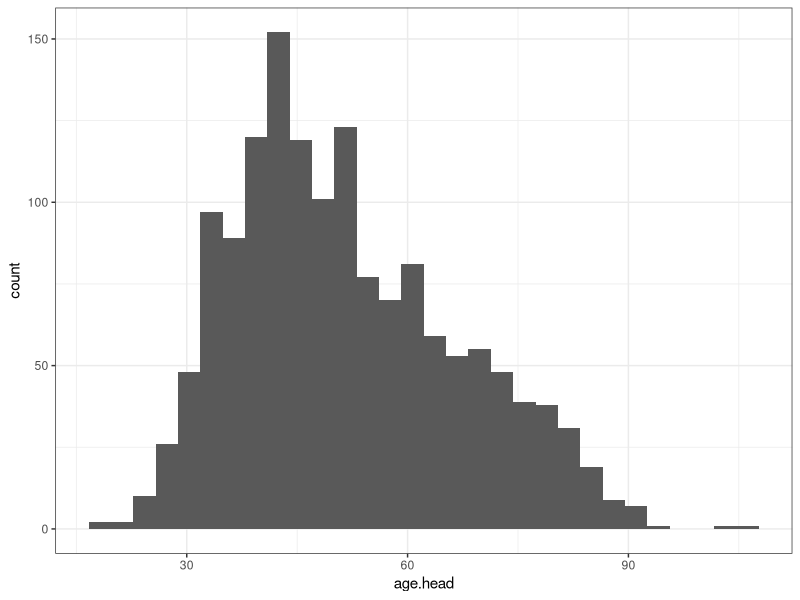
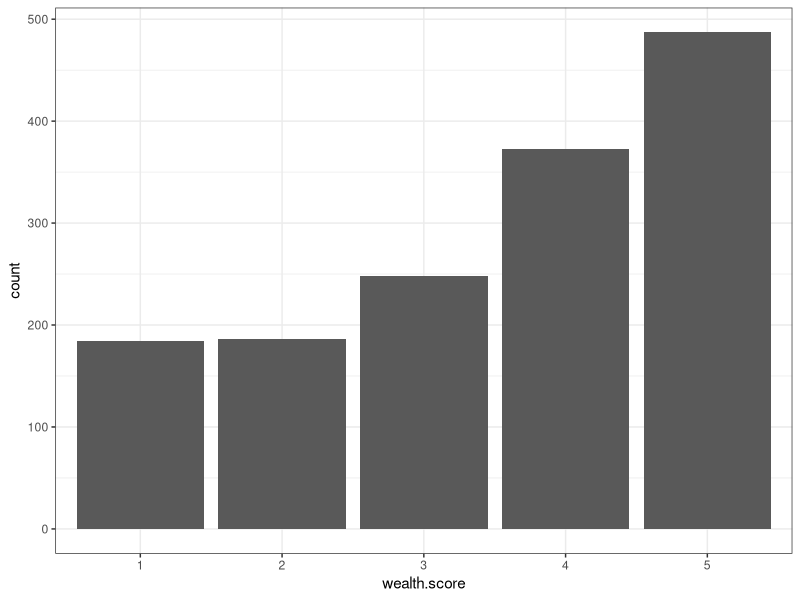
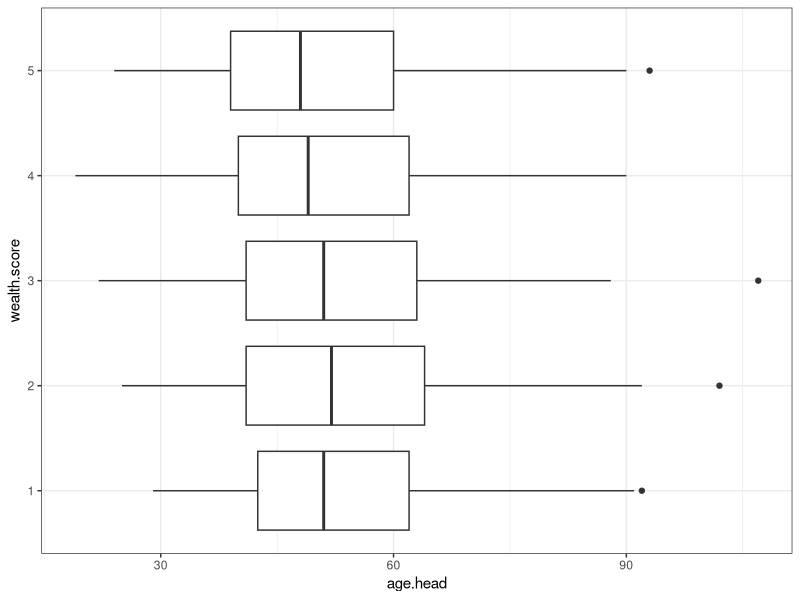
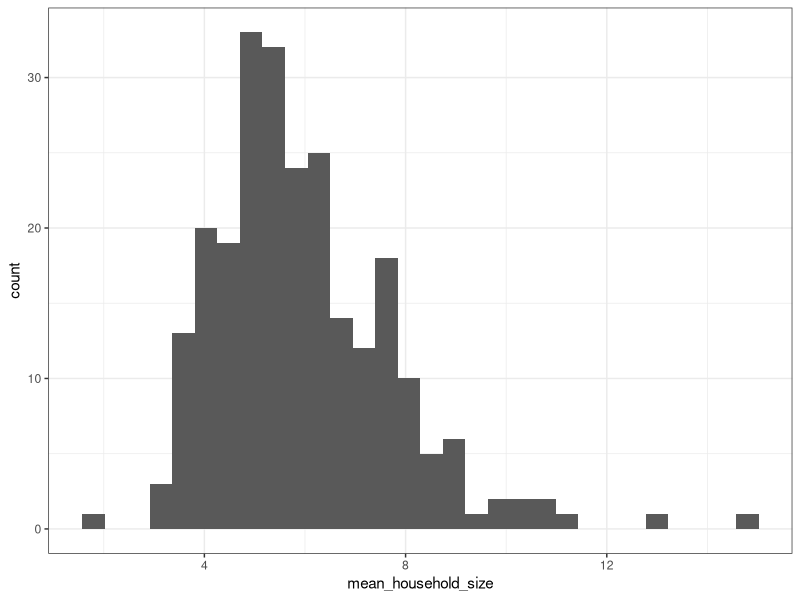

The R source for these figures, in order:
library(tidyverse)

wave3data <- read_csv('wave3data.csv')

wave3data <- wave3data %>%
  mutate(wealth.score = factor(wealth.score),
         sex.head = factor(sex.head))

# Check whether there are missing values
summary(wave3data)

theme_set(theme_bw())

# Single variable relationships
ggplot(wave3data, aes(x = age.head)) +
  geom_histogram()

ggplot(wave3data, aes(x = wealth.score)) +
  geom_bar()

# Double variable relationships
ggplot(wave3data, aes(y= wealth.score, x = age.head)) +
  geom_boxplot()

# Summarize household sizes by cluster
hh_size_stats <- wave3data %>%
  group_by(cluster.id) %>%
  summarize(n_households = n(),
            mean_household_size = mean(hh.size),
            median_household_size = median(hh.size),
            sd_household_size = sd(hh.size))

ggplot(hh_size_stats, aes(x = mean_household_size)) +
  geom_histogram()
